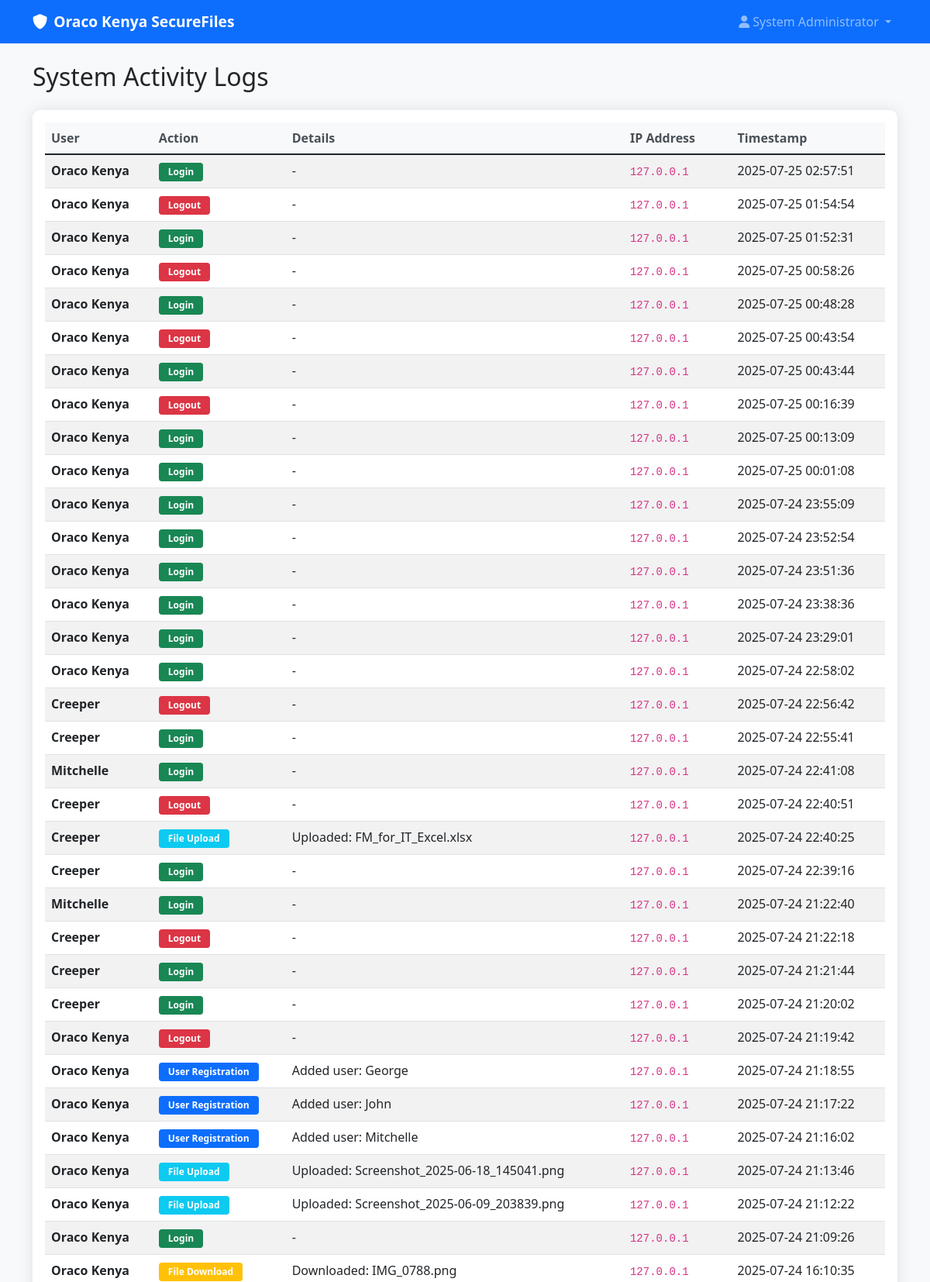
The app's page /system_logs (signed in, upper part) with its own data.
### tables this page shows
CREATE TABLE users (
        id INTEGER PRIMARY KEY AUTOINCREMENT,
        username TEXT UNIQUE NOT NULL,
        email TEXT UNIQUE NOT NULL,
        password_hash TEXT NOT NULL,
        full_name TEXT NOT NULL,
        department TEXT NOT NULL,
        role TEXT DEFAULT 'user',
        is_active INTEGER DEFAULT 1,
        created_at TIMESTAMP DEFAULT CURRENT_TIMESTAMP,
        last_login TIMESTAMP,
        reset_token TEXT,
        reset_token_expires TIMESTAMP
    );

CREATE TABLE activity_logs (
        id INTEGER PRIMARY KEY AUTOINCREMENT,
        user_id INTEGER NOT NULL,
        action TEXT NOT NULL,
        details TEXT,
        ip_address TEXT,
        timestamp TIMESTAMP DEFAULT CURRENT_TIMESTAMP,
        FOREIGN KEY (user_id) REFERENCES users (id)
    );

### app.py (the view)
    def decorated_function(*args, **kwargs):
        if 'user_id' not in session:
            return redirect(url_for('login'))
        conn = sqlite3.connect('oraco_system.db')
        c = conn.cursor()
        c.execute('SELECT role FROM users WHERE id = ?', (session['user_id'],))
        user = c.fetchone()
        conn.close()
        if not user or user[0] != 'admin':
            flash('Access denied. Admin privileges required.', 'error')
            return redirect(url_for('dashboard'))
        return f(*args, **kwargs)

### app.py (called while the page is built)
def require_admin(f):
    def decorated_function(*args, **kwargs):
        if 'user_id' not in session:
            return redirect(url_for('login'))
        conn = sqlite3.connect('oraco_system.db')
        c = conn.cursor()
        c.execute('SELECT role FROM users WHERE id = ?', (session['user_id'],))
        user = c.fetchone()
        conn.close()
        if not user or user[0] != 'admin':
            flash('Access denied. Admin privileges required.', 'error')
            return redirect(url_for('dashboard'))
        return f(*args, **kwargs)
    decorated_function.__name__ = f.__name__
    return decorated_function

@app.route('/system_logs')
@require_admin
def system_logs():
    conn = sqlite3.connect('oraco_system.db')
    c = conn.cursor()
    c.execute('''SELECT u.username, a.action, a.details, a.ip_address, a.timestamp
                 FROM activity_logs a
                 JOIN users u ON a.user_id = u.id
                 ORDER BY a.timestamp DESC LIMIT 100''')
    logs = c.fetchall()
    conn.close()
    return render_template('system_logs.html', logs=logs)

### templates/system_logs.html (shortened to what this page needs)
{% extends "base.html" %}
{% block content %}
<div class="row">
    <div class="col-12">
        <h2 class="mb-4">System Activity Logs</h2>
    </div>
</div>
<div class="row">
    <div class="col-12">
        <div class="card">
            <div class="card-body">
                <div class="table-responsive">
                    <table class="table table-striped table-hover">
                        <thead>
                            <tr>
                                <th>User</th>
                                <th>Action</th>
                                <th>Details</th>
                                <th>IP Address</th>
                                <th>Timestamp</th>
                            </tr>
                        </thead>
                        <tbody>
                            {% for log in logs %}
                            <tr>
                                <td><strong>{{ log[0] }}</strong></td>
                                <td>
                                    <span class="badge bg-{{
                                        'success' if log[1] == 'Login' else
                                        'info' if log[1] == 'File Upload' else
                                        'warning' if log[1] == 'File Download' else
                                        'danger' if log[1] == 'Logout' else
                                        'primary'
                                    }}">
                                        {{ log[1] }}
                                    </span>
                                </td>
                                <td>{{ log[2] if log[2] else '-' }}</td>
                                <td><code>{{ log[3] if log[3] else '-' }}</code></td>
                                <td>{{ log[4] }}</td>
                            </tr>
                            {% endfor %}
                        </tbody>
                    </table>
                </div>
            </div>
        </div>
    </div>
</div>
{% endblock %}

### templates/base.html (shortened to what this page needs)
<!DOCTYPE html>
<html lang="en">
<head>
    <link href="https://cdn.jsdelivr.net/npm/bootstrap@5.1.3/dist/css/bootstrap.min.css" rel="stylesheet" />
    <link href="https://cdnjs.cloudflare.com/ajax/libs/font-awesome/6.0.0/css/all.min.css" rel="stylesheet" />
    <link href="{{ url_for('static', filename='css/style.css') }}" rel="stylesheet" />
</head>
<body>
    <nav class="navbar navbar-expand-lg navbar-dark bg-primary">
        <div class="container">
            <a class="navbar-brand" href="{{ url_for('index') }}">
                <i class="fas fa-shield-alt me-2"></i>Oraco Kenya SecureFiles
            </a>
            {% if session.user_id %}
            <div class="navbar-nav ms-auto">
                <div class="nav-item dropdown">
                    <a class="nav-link dropdown-toggle" href="#" id="navbarDropdown" role="button" data-bs-toggle="dropdown">
                        <i class="fas fa-user me-1"></i>{{ session.full_name }}
                    </a>
                </div>
            </div>
            {% endif %}
        </div>
    </nav>
    <main class="container mt-4">
        {% block content %}{% endblock %}
    </main>
</body>
</html>

### static/css/style.css (style rules this page uses)
body { background-color: #f8f9fa; font-family: 'Segoe UI', Tahoma, Geneva, Verdana, sans-serif; }
.navbar-brand { font-weight: bold; font-size: 1.2rem; }
.card { border: none; border-radius: 10px; box-shadow: 0 0 20px rgba(0, 0, 0, 0.1); margin-bottom: 20px; }
.table th { border-top: none; font-weight: 600; color: #495057; background-color: #f8f9fa; }
.badge { font-size: 0.75rem; padding: 0.375rem 0.75rem; }

### records on screen
users: full_name "System Administrator"
activity_logs: username "Oraco Kenya", action "Login", log "-", ip_address "127.0.0.1", timestamp "2025-07-25 02:57:51"
activity_logs: username "Oraco Kenya", action "Logout", log "-", ip_address "127.0.0.1", timestamp "2025-07-25 01:54:54"
activity_logs: username "Oraco Kenya", action "Login", log "-", ip_address "127.0.0.1", timestamp "2025-07-25 01:52:31"
activity_logs: username "Oraco Kenya", action "Logout", log "-", ip_address "127.0.0.1", timestamp "2025-07-25 00:58:26"
activity_logs: username "Oraco Kenya", action "Login", log "-", ip_address "127.0.0.1", timestamp "2025-07-25 00:48:28"
activity_logs: username "Oraco Kenya", action "Logout", log "-", ip_address "127.0.0.1", timestamp "2025-07-25 00:43:54"
activity_logs: username "Oraco Kenya", action "Login", log "-", ip_address "127.0.0.1", timestamp "2025-07-25 00:43:44"
activity_logs: username "Oraco Kenya", action "Logout", log "-", ip_address "127.0.0.1", timestamp "2025-07-25 00:16:39"
activity_logs: username "Oraco Kenya", action "Login", log "-", ip_address "127.0.0.1", timestamp "2025-07-25 00:13:09"
activity_logs: username "Oraco Kenya", action "Login", log "-", ip_address "127.0.0.1", timestamp "2025-07-25 00:01:08"
activity_logs: username "Oraco Kenya", action "Login", log "-", ip_address "127.0.0.1", timestamp "2025-07-24 23:55:09"
activity_logs: username "Oraco Kenya", action "Login", log "-", ip_address "127.0.0.1", timestamp "2025-07-24 23:52:54"
activity_logs: username "Oraco Kenya", action "Login", log "-", ip_address "127.0.0.1", timestamp "2025-07-24 23:51:36"
activity_logs: username "Oraco Kenya", action "Login", log "-", ip_address "127.0.0.1", timestamp "2025-07-24 23:38:36"
activity_logs: username "Oraco Kenya", action "Login", log "-", ip_address "127.0.0.1", timestamp "2025-07-24 23:29:01"
activity_logs: username "Oraco Kenya", action "Login", log "-", ip_address "127.0.0.1", timestamp "2025-07-24 22:58:02"
activity_logs: username "Creeper", action "Logout", log "-", ip_address "127.0.0.1", timestamp "2025-07-24 22:56:42"
activity_logs: username "Creeper", action "Login", log "-", ip_address "127.0.0.1", timestamp "2025-07-24 22:55:41"
activity_logs: username "Mitchelle", action "Login", log "-", ip_address "127.0.0.1", timestamp "2025-07-24 22:41:08"
activity_logs: username "Creeper", action "Logout", log "-", ip_address "127.0.0.1", timestamp "2025-07-24 22:40:51"
activity_logs: username "Creeper", action "File Upload", details "Uploaded: FM_for_IT_Excel.xlsx", ip_address "127.0.0.1", timestamp "2025-07-24 22:40:25"
activity_logs: username "Creeper", action "Login", log "-", ip_address "127.0.0.1", timestamp "2025-07-24 22:39:16"
activity_logs: username "Mitchelle", action "Login", log "-", ip_address "127.0.0.1", timestamp "2025-07-24 21:22:40"
activity_logs: username "Creeper", action "Logout", log "-", ip_address "127.0.0.1", timestamp "2025-07-24 21:22:18"
activity_logs: username "Creeper", action "Login", log "-", ip_address "127.0.0.1", timestamp "2025-07-24 21:21:44"
activity_logs: username "Creeper", action "Login", log "-", ip_address "127.0.0.1", timestamp "2025-07-24 21:20:02"
activity_logs: username "Oraco Kenya", action "Logout", log "-", ip_address "127.0.0.1", timestamp "2025-07-24 21:19:42"
activity_logs: username "Oraco Kenya", action "User Registration", details "Added user: George", ip_address "127.0.0.1", timestamp "2025-07-24 21:18:55"
activity_logs: username "Oraco Kenya", action "User Registration", details "Added user: John", ip_address "127.0.0.1", timestamp "2025-07-24 21:17:22"
activity_logs: username "Oraco Kenya", action "User Registration", details "Added user: Mitchelle", ip_address "127.0.0.1", timestamp "2025-07-24 21:16:02"
activity_logs: username "Oraco Kenya", action "File Upload", details "Uploaded: Screenshot_2025-06-18_145041.png", ip_address "127.0.0.1", timestamp "2025-07-24 21:13:46"
activity_logs: username "Oraco Kenya", action "File Upload", details "Uploaded: Screenshot_2025-06-09_203839.png", ip_address "127.0.0.1", timestamp "2025-07-24 21:12:22"
activity_logs: username "Oraco Kenya", action "Login", log "-", ip_address "127.0.0.1", timestamp "2025-07-24 21:09:26"
activity_logs: username "Oraco Kenya", action "File Download", details "Downloaded: IMG_0788.png", ip_address "127.0.0.1", timestamp "2025-07-24 16:10:35"
